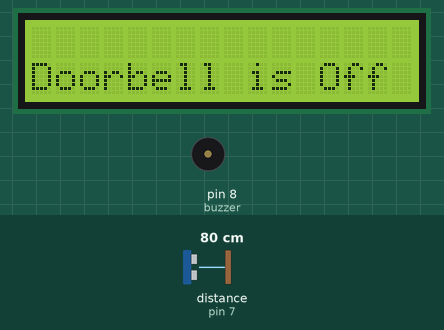
This sketch was run on a simulated Arduino Uno, built with avr-gcc and run on an emulated ATmega328P. Shown: 16×2 character LCD, buzzer (waves = sounding). Wiring (inferred from the names in the program): ultrasonic range finder: trigger pin 6; echo pin 7. Inputs (shaded band) come from the test bench; at power-on: distance to the obstacle (sensor on pin 7) 80 cm. The echo pulse lasts 58.3 µs per cm; what the sketch prints to the serial monitor is not drawn.

Above: at 1.2 s.
1.3 s: distance to the obstacle (sensor on pin 7) set to 74 cm
At 2.6 s:
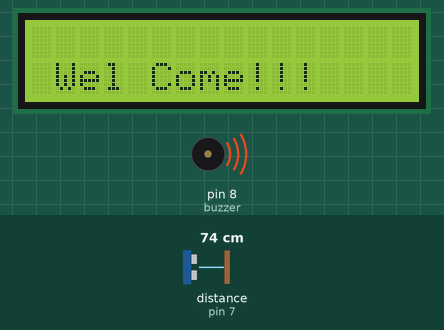
3.1 s: distance to the obstacle (sensor on pin 7) set to 120 cm
At 5.7 s:
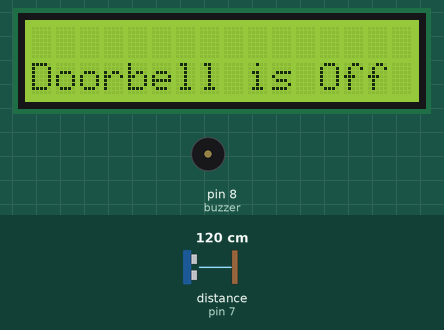
6.1 s: distance to the obstacle (sensor on pin 7) set to 2 cm
At 6.8 s:
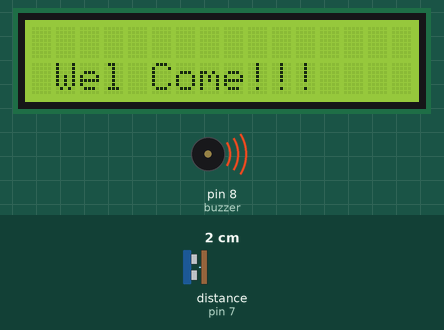
7.6 s: distance to the obstacle (sensor on pin 7) set to 250 cm
At 10.1 s:
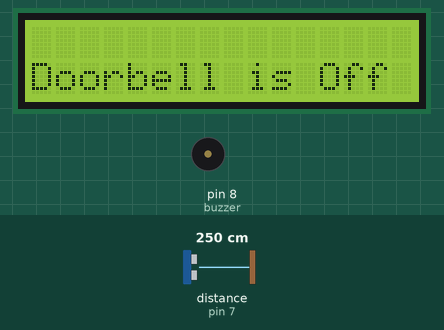
Timing chart, 0 to 11.6 s (numbered marks = the images above; inputs shaded):
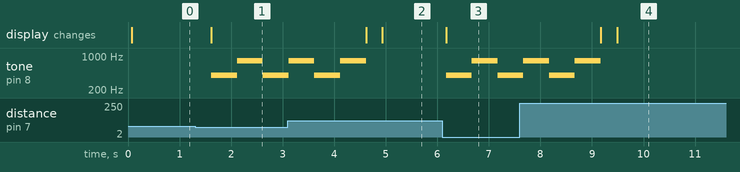

Measured:
- the behaviour switches between 80 and 79 cm on distance to the obstacle (sensor on pin 7) (found by bisection; images 0 and 1)
- after the input at 1.3 s, tone on pin 8 (buzzer): silent → 400 Hz after 0.32 s, → 800 Hz 0.50 s later, → 400 Hz 0.50 s later; the display: changes after 0.32 s (image 1)
- after the input at 3.1 s, tone on pin 8 (buzzer): goes on until 4.6 s, then stays silent; the display: first differs from a run without the input after 1.8 s (image 2)
- after the input at 6.1 s, tone on pin 8 (buzzer): silent → 400 Hz after 0.07 s, → 800 Hz 0.50 s later, → 400 Hz 0.50 s later; the display: changes after 0.07 s (image 3)
- after the input at 7.6 s, tone on pin 8 (buzzer): goes on until 9.2 s, then stays silent; the display: first differs from a run without the input after 1.9 s (image 4)

The sketch:

doorbell_project1.ino
```cpp
/*
  LiquidCrystal Library

 Demonstrates the use a 16x2 LCD display.  The LiquidCrystal
 library works with all LCD displays that are compatible with the
 Hitachi HD44780 driver. There are many of them out there, and you
 can usually tell them by the 16-pin interface.


  The circuit:
 * LCD RS pin to digital pin 12
 * LCD Enable pin to digital pin 11
 * LCD D4 pin to digital pin 5
 * LCD D5 pin to digital pin 4
 * LCD D6 pin to digital pin 3
 * LCD D7 pin to digital pin 2
 * LCD R/W pin to ground
 * LCD VSS pin to ground
 * LCD VCC pin to 5V
 * 10K resistor:
 * ends to +5V and ground
 * wiper to LCD VO pin (pin 3)
*/

// include the library code:
#include <LiquidCrystal.h>
#define trigpin 6
#define echopin 7
int buzzer=8;


// initialize the library with the numbers of the interface pins
LiquidCrystal lcd(12, 11, 5, 4, 3, 2);

void setup() {
  // set up the LCD's number of columns and rows:
  lcd.begin(16, 2);

Serial.begin(9600);
pinMode(trigpin,OUTPUT);
pinMode(echopin,INPUT);
pinMode(buzzer,OUTPUT);
}

void loop() {
  // set the cursor to column 0, line 1
  // (note: line 1 is the second row, since counting begins with 0):
  lcd.setCursor(0, 1);

  int duration,distance;

digitalWrite(trigpin,HIGH);
delayMicroseconds(1000);
digitalWrite(trigpin,LOW);
duration=pulseIn(echopin,HIGH);
distance=(duration/2)/29;//distance in centimeters

 Serial.print("distance:");
 Serial.print(distance);
 Serial.print("cm");

if(distance>=80 || distance<=0){

Serial.println("------> no object detected");
digitalWrite(buzzer,LOW);
  lcd.setCursor(0, 1);
 lcd.print("Doorbell is Off");
}

else{
  lcd.clear();
Serial.println("------>object detected");
 lcd.setCursor(1, 1);
 lcd.print("Wel Come!!!");

tone(buzzer,400);//play 400Hz tone for 500ms
delay(500);
tone(buzzer,800);//play 800Hz tone for 500ms
 delay(500);
tone(buzzer,400);//play 400Hz tone for 500ms
delay(500);
tone(buzzer,800);//play 800Hz tone for 500ms
delay(500);
tone(buzzer,400);//play 400Hz tone for 500ms
delay(500);
tone(buzzer,800);//play 800Hz tone for 500ms
delay(500);
noTone(buzzer);

lcd.clear();
}
delay(300);

}
 
```
